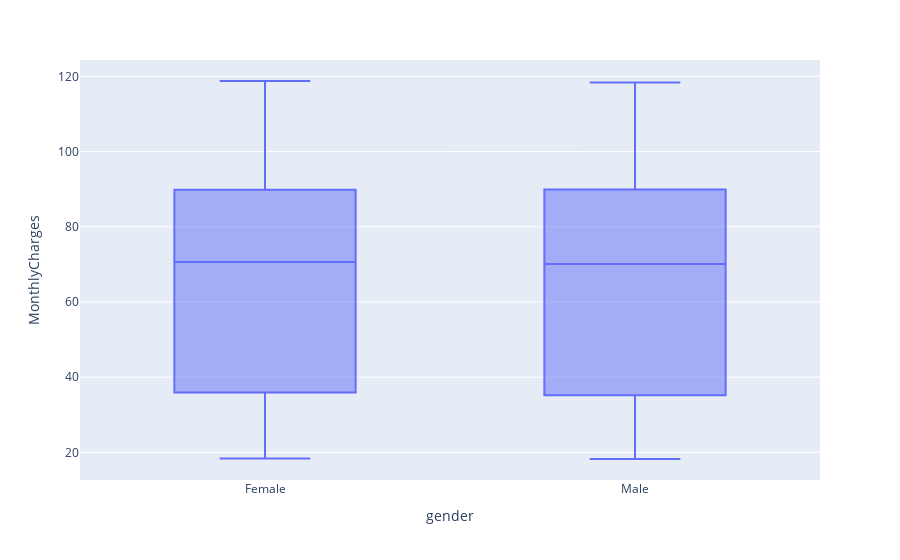
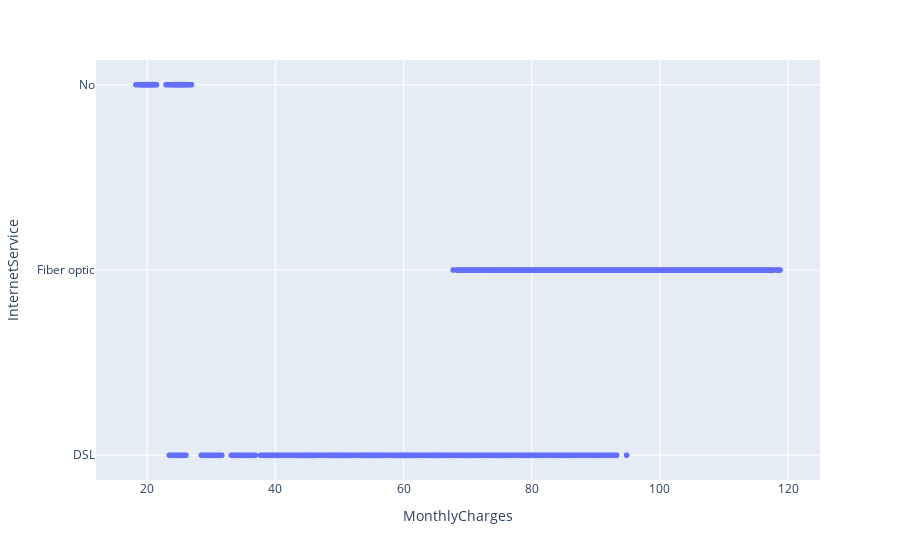

Write notebook code for charts like these, in order.
### Code cell
sns.countplot(x='Churn',hue ='PhoneService', data=df)
plt.title('Churn Distribution')
plt.show()

plt.figure(figsize=(6,4))
df.groupby('MultipleLines')['gender'].count().plot(kind='bar');

fig = px.box(df,x='gender',y='MonthlyCharges')
fig.show()

fig = px.scatter(df,x='MonthlyCharges',y='InternetService')
fig.show()

### Figure 1 — Plotly figure (JSON) as saved in the notebook; plotly's stock layout.template omitted (floating-point values rounded to 4 significant figures; data arrays with more than 128 entries replaced by an {"elided": "..."} marker saying what was removed)
{"data": [{"alignmentgroup": "True", "hovertemplate": "gender=%{x}<br>MonthlyCharges=%{y}<extra></extra>", "legendgroup": "", "marker": {"color": "#636efa"}, "name": "", "notched": false, "offsetgroup": "", "orientation": "v", "showlegend": false, "type": "box", "x": {"elided": "7043 str values"}, "x0": " ", "xaxis": "x", "y": {"elided": "7043 float values"}, "y0": " ", "yaxis": "y"}], "layout": {"autosize": true, "boxmode": "group", "legend": {"tracegroupgap": 0}, "margin": {"t": 60}, "xaxis": {"anchor": "y", "autorange": true, "domain": [0, 1], "range": [-0.5, 1.5], "title": {"text": "gender"}, "type": "category"}, "yaxis": {"anchor": "x", "autorange": true, "domain": [0, 1], "range": [12.67, 124.3], "title": {"text": "MonthlyCharges"}, "type": "linear"}}}

### Figure 2 — Plotly figure (JSON) as saved in the notebook; plotly's stock layout.template omitted (floating-point values rounded to 4 significant figures; data arrays with more than 128 entries replaced by an {"elided": "..."} marker saying what was removed)
{"data": [{"hovertemplate": "MonthlyCharges=%{x}<br>InternetService=%{y}<extra></extra>", "legendgroup": "", "marker": {"color": "#636efa", "symbol": "circle"}, "mode": "markers", "name": "", "showlegend": false, "type": "scattergl", "x": {"elided": "7043 float values"}, "xaxis": "x", "y": {"elided": "7043 str values"}, "yaxis": "y"}], "layout": {"autosize": true, "legend": {"tracegroupgap": 0}, "margin": {"t": 60}, "xaxis": {"anchor": "y", "autorange": true, "domain": [0, 1], "range": [12.17, 124.8], "title": {"text": "MonthlyCharges"}, "type": "linear"}, "yaxis": {"anchor": "x", "autorange": true, "domain": [0, 1], "range": [-0.1549, 2.155], "title": {"text": "InternetService"}, "type": "category"}}}
